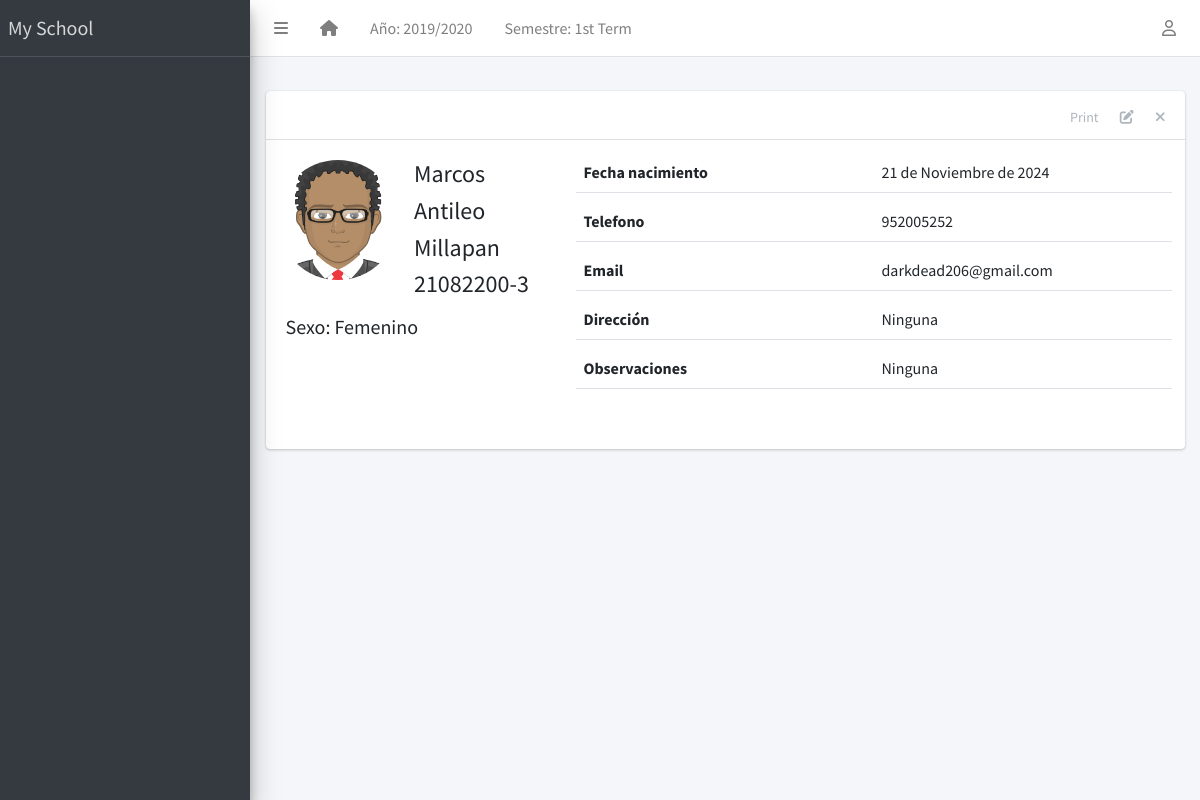
/representative/1/, run on the app's committed database.
### apps/corecode/models.py (models this page shows, shortened)
class AcademicSession(models.Model):
    name = models.CharField(max_length=200, unique=True)
    current = models.BooleanField(default=True)
    class Meta:
        ordering = ["-name"]

class AcademicTerm(models.Model):
    name = models.CharField(max_length=20, unique=True)
    current = models.BooleanField(default=True)
    class Meta:
        ordering = ["name"]

class SiteConfig(models.Model):
    key = models.SlugField()
    value = models.CharField(max_length=200)

### apps/representatives/models.py (models this page shows, shortened)
class Representatives(models.Model):
    STATUS = [("activo", "Activo"), ("inactivo", "Inactivo")]
    GENDER = [("masculino", "Masculino"), ("femenino", "Femenino")]
    rut_regex = RegexValidator(
        regex=r"^\d{1,2}\d{3}\d{3}-[0-9kK]{1}$",
        message="El RUT debe estar en el formato 'XXXXXXXX-X'"
    )
    rut = models.CharField(max_length=12, unique=True, validators=[rut_regex], blank=True)
    estado = models.CharField(max_length=10, choices=STATUS, default="activo")
    apellido_paterno = models.CharField(max_length=200)
    apellido_materno = models.CharField(max_length=200)
    nombres = models.CharField(max_length=200, blank=True)
    sexo = models.CharField(max_length=10, choices=GENDER, default="masculino")
    fecha_nacimiento = models.DateField(default=timezone.now)
    fecha_admision = models.DateField(default=timezone.now)
    telefono_regex = RegexValidator(
        regex="^[0-9]{9,15}$", message="El número de teléfono no tiene el formato correcto."
    )
    telefono = models.CharField(
        validators=[telefono_regex], max_length=15, blank=True
    )
    direccion = models.TextField(blank=True)
    observaciones = models.TextField(blank=True)
    email = models.EmailField(
        max_length=254, unique=True, validators=[EmailValidator()],
        blank=True, null=True
    )
    foto = models.ImageField(blank=True, upload_to="students/fotos/")
    class Meta:
        ordering = ["apellido_paterno", "apellido_materno", "nombres"]

### apps/representatives/views.py (the view)
# urls.py: path("<int:pk>/", RepresentativesDetailView.as_view(), name="representatives-detail"),
class RepresentativesDetailView(DetailView):
    model = Representatives
    template_name = "representatives/representatives_detail.html"

### apps/corecode/context_processors.py (called while the page is built)
def site_defaults(request):
    current_session = AcademicSession.objects.get(current=True)
    current_term = AcademicTerm.objects.get(current=True)
    vals = SiteConfig.objects.all()
    contexts = {
        "current_session": current_session.name,
        "current_term": current_term.name,
    }
    for val in vals:
        contexts[val.key] = val.value
    return contexts

### apps/templatetags/user_groups.py (called while the page is built)
@register.filter
def in_group(user, group_id):
    return user.groups.filter(id=group_id).exists()

### apps/representatives/templates/representatives/representatives_detail.html
{% extends 'base.html' %}
{% load static %}
{% block content-header %}
<div class="card-header">
  <div class="card-tools">
    <a href="#" class="btn btn-tool">Print</a>
    <a href="{% url 'representatives-update' object.id %}" class="btn btn-tool">
      <i class="fas fa-edit"></i>
    </a>
    <a href="{% url 'representatives-delete' object.id %}" class="btn btn-tool">
      <i class="fas fa-times"></i>
    </a>
  </div>
</div>
{% endblock content-header %}
{% block content %}
<div class="row mb-4">
  <div class="col-sm-4">
    <div class="row mb-2">
      {% if object.foto %}
        <img
          src="{{ object.foto.url }}"
          class="float-left rounded-circle mr-3" style="width: 120px; height: 120px;">
      {% else %}
        <img
          src="{% static 'dist/img/avatar.png' %}"
          class="float-left rounded-circle mr-3" style="width: 120px; height: 120px;">
      {% endif %}
      <div class="float-right">
        <h4>{{ object.nombres }} </h4>
        <h4>{{ object.apellido_paterno }} </h4>
        <h4>{{ object.apellido_materno }} </h4>
        <h4>{{ object.rut }} </h4>
      </div>
    </div>
    <h5>Sexo: {{ object.get_sexo_display }}</h5>
  </div>
  <div class="col-sm-8">
    <div>
      <div class="form-group border-bottom row">
        <label class="col">
          Fecha nacimiento
        </label>
        <div class="col">
          {{ object.fecha_nacimiento }}
        </div>
      </div>
      <div class="form-group border-bottom row">
        <label class="col">
          Telefono
        </label>
        <div class="col">
          {{ object.telefono }}
        </div>
      </div>
      <div class="form-group border-bottom row">
        <label class="col">
          Email
        </label>
        <div class="col">
          {{ object.email }}
        </div>
      </div>
      <div class="form-group border-bottom row">
        <label class="col">
          Dirección
        </label>
        <div class="col">
          {{ object.direccion }}
        </div>
      </div>
      <div class="form-group border-bottom row">
        <label class="col">
          Observaciones
        </label>
        <div class="col">
          {{ object.observaciones }}
        </div>
      </div>
    </div>
  </div>
</div>
{% endblock content %}

### templates/base.html (shortened to what this page needs)
{% load static %}
{% load custom_templatetag %}
{% load representative_tags %}
<!DOCTYPE html>
<html lang="en">
<head>
  <link rel="stylesheet" href="https://cdnjs.cloudflare.com/ajax/libs/dropzone/5.9.3/dropzone.min.css">
  <link rel="stylesheet" href="https://cdnjs.cloudflare.com/ajax/libs/font-awesome/6.6.0/css/all.min.css" />
  <link rel="stylesheet"
    href="{% static 'plugins/overlayScrollbars/css/OverlayScrollbars.min.css' %}">
  <link rel="stylesheet" href="{% static 'plugins/Datatables/datatables.min.css' %}" />
  <link rel="stylesheet" href="{% static 'dist/css/adminlte.min.css' %}">
</head>
<body
  class="hold-transition sidebar-mini layout-fixed layout-navbar-fixed layout-footer-fixed">
  <div class="wrapper">
    <nav class="main-header navbar navbar-expand navbar-white navbar-light">
      <ul class="navbar-nav">
        <li class="nav-item">
          <a class="nav-link" data-widget="pushmenu" href="#" role="button"><i class="fas fa-bars"></i></a>
        </li>
        <li class="nav-item d-none d-sm-inline-block">
          <a href="{% url 'home' %}" class="nav-link"><i class="fa fa-home"></i></a>
        </li>
        <li class="nav-item d-none d-sm-inline-block">
          <a href="{% url 'current-session' %}" class="nav-link">Año: {{ current_session }}</a>
        </li>
        <li class="nav-item d-none d-sm-inline-block">
          <a href="{% url 'current-session' %}" class="nav-link">Semestre: {{ current_term }}</a>
        </li>
      </ul>
      <ul class="navbar-nav ml-auto">
        <li class="nav-item dropdown">
          <a class="nav-link" data-toggle="dropdown" href="#">
            <i class="far fa-user"></i>
          </a>
        </li>
      </ul>
    </nav>
    <aside class="main-sidebar sidebar-dark-primary elevation-4">
      <a href="{% url 'home' %}" class="brand-link">{{ school_name | default:"MySchool" }}</a>
      <div class="sidebar">
      </div>
    </aside>
    <div class="content-wrapper">
      <section class="content-header">
      </section>
      <section class="content">
        <div class="container-fluid">
          <div class="row">
            <div class="col-md-12">
              {% block fullcard %}
              <div class="card">
                {% block content-header %}{% endblock content-header %}
                <div class="card-body">
                  <div class="row">
                    <div class="col">
                      {% block content %}
                      {% endblock content %}
                    </div>
                  </div>
                </div>
              </div>
              {% endblock fullcard %}
            </div>
          </div>
        </div>
      </section>
    </div>
  </div>
</body>
</html>

### data on the page
AcademicSession: name "2019/2020"
AcademicTerm: name "1st Term"
SiteConfig: value "My School"
Representatives: nombres "Marcos", apellido_paterno "Antileo", apellido_materno "Millapan", rut "21082200-3", sexo "Femenino", fecha_nacimiento "21 de Noviembre de 2024", telefono "952005252", email "darkdead206@gmail.com", direccion "Ninguna", observaciones "Ninguna"
